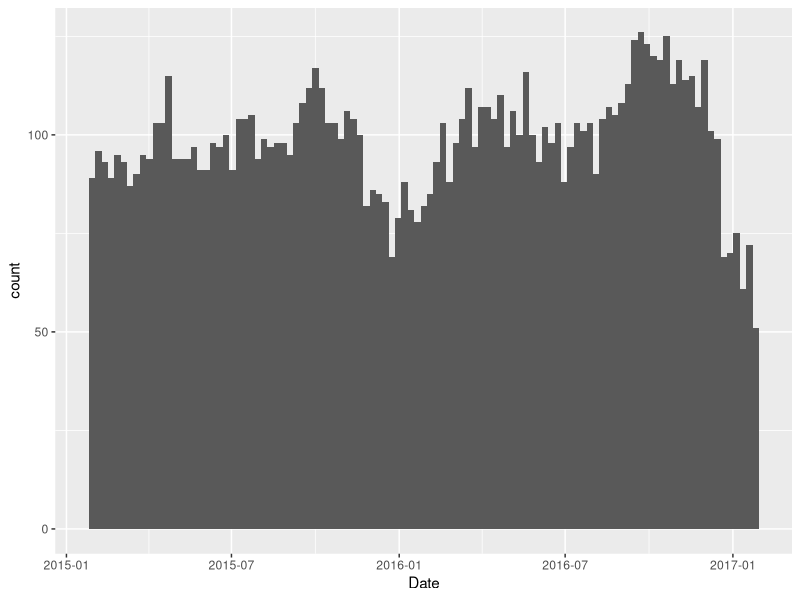
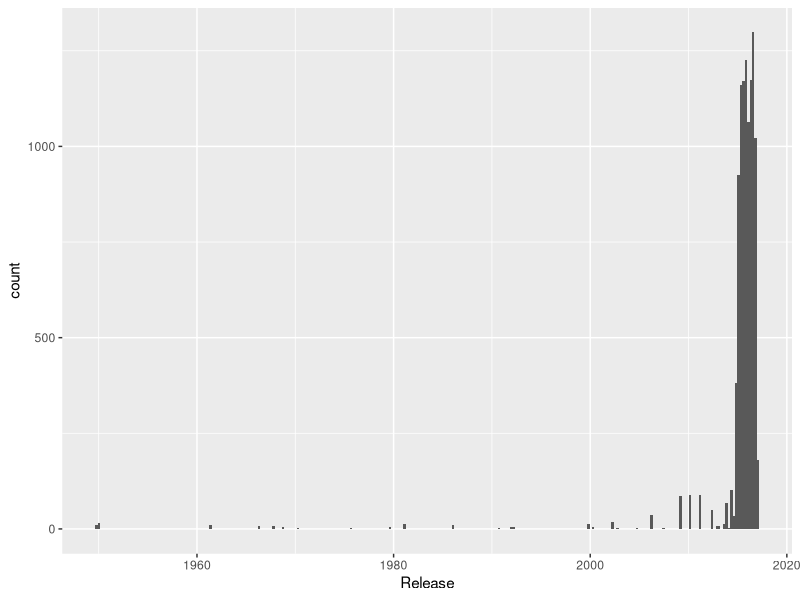

Generate these figures, in order, with R:
## ---- chunk 1
knitr::opts_chunk$set(echo = TRUE)
library(tidyverse)
library(lubridate)
## ---- chunk 2
mdy("03-01-2017")
## ---- chunk 3
month(now())
wday(now(), label = TRUE)
## ---- chunk 4
end_date <- now()
# span is interval, years(1) is duration
span <- end_date - years(1)
span
end_date - days(10)
## ---- chunk 5
movies <- read.csv("../data/movies.csv")
summary(movies$Date) # factor variable: number of movies in theaters
## ---- chunk 6
library(lubridate)
movies$Date <- ymd(movies$Date)
summary(movies$Date) # makes more sense

movies %>% ggplot(aes(x = Date)) + geom_histogram(binwidth=7)
## ---- chunk 7
movies$Release <- ymd(movies$Release)
movies$Days2 <- movies$Date - movies$Release
movies %>% ggplot(aes(x = Release)) + 
  geom_histogram(binwidth = 90)
## ---- chunk 8
str(movies$Release)

as.numeric(months(1))/(60*60*24) # that's the average number of days in a month
